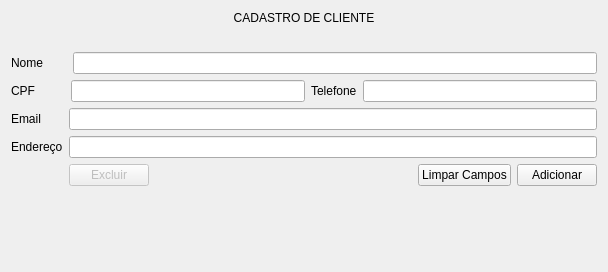
<?xml version="1.0" encoding="UTF-8"?>
<ui version="4.0">
 <class>p_cadCliente</class>
 <widget class="QWidget" name="p_cadCliente">
  <property name="geometry">
   <rect>
    <x>0</x>
    <y>0</y>
    <width>608</width>
    <height>272</height>
   </rect>
  </property>
  <property name="windowTitle">
   <string>Cadastrar Cliente</string>
  </property>
  <layout class="QVBoxLayout" name="verticalLayout_2">
   <item>
    <layout class="QVBoxLayout" name="verticalLayout">
     <item>
      <layout class="QFormLayout" name="formLayout_2">
       <item row="2" column="0">
        <widget class="QLabel" name="label">
         <property name="text">
          <string>Nome       </string>
         </property>
        </widget>
       </item>
       <item row="2" column="1">
        <widget class="QLineEdit" name="campNome"/>
       </item>
       <item row="3" column="0" colspan="2">
        <layout class="QGridLayout" name="gridLayout_2">
         <item row="1" column="2">
          <widget class="QLabel" name="label_4">
           <property name="text">
            <string>Telefone</string>
           </property>
          </widget>
         </item>
         <item row="1" column="3">
          <widget class="QLineEdit" name="campTelefone"/>
         </item>
         <item row="1" column="0">
          <widget class="QLabel" name="label_3">
           <property name="text">
            <string>CPF         </string>
           </property>
          </widget>
         </item>
         <item row="1" column="1">
          <widget class="QLineEdit" name="campCpf"/>
         </item>
        </layout>
       </item>
       <item row="4" column="0" colspan="2">
        <layout class="QGridLayout" name="gridLayout_3">
         <item row="4" column="1">
          <layout class="QHBoxLayout" name="horizontalLayout">
           <item>
            <widget class="QPushButton" name="b_excluir">
             <property name="enabled">
              <bool>false</bool>
             </property>
             <property name="text">
              <string>Excluir</string>
             </property>
            </widget>
           </item>
           <item>
            <spacer name="horizontalSpacer">
             <property name="orientation">
              <enum>Qt::Horizontal</enum>
             </property>
             <property name="sizeHint" stdset="0">
              <size>
               <width>40</width>
               <height>20</height>
              </size>
             </property>
            </spacer>
           </item>
           <item>
            <widget class="QPushButton" name="b_limpar">
             <property name="text">
              <string>Limpar Campos</string>
             </property>
            </widget>
           </item>
           <item>
            <widget class="QPushButton" name="b_novo">
             <property name="text">
              <string>Adicionar</string>
             </property>
            </widget>
           </item>
          </layout>
         </item>
         <item row="3" column="0">
          <widget class="QLabel" name="label_6">
           <property name="text">
            <string>Endereço</string>
           </property>
          </widget>
         </item>
         <item row="3" column="1">
          <widget class="QLineEdit" name="campEndereco"/>
         </item>
         <item row="1" column="1">
          <widget class="QLineEdit" name="campEmail"/>
         </item>
         <item row="1" column="0">
          <widget class="QLabel" name="label_5">
           <property name="text">
            <string>Email</string>
           </property>
          </widget>
         </item>
        </layout>
       </item>
       <item row="0" column="0" colspan="2">
        <widget class="QLabel" name="label_2">
         <property name="styleSheet">
          <string notr="true">font: 14pt &quot;Noto Sans&quot;;</string>
         </property>
         <property name="text">
          <string>&lt;html&gt;&lt;head/&gt;&lt;body&gt;&lt;p align=&quot;center&quot;&gt;CADASTRO DE CLIENTE&lt;/p&gt;&lt;/body&gt;&lt;/html&gt;</string>
         </property>
        </widget>
       </item>
       <item row="1" column="0">
        <spacer name="verticalSpacer">
         <property name="orientation">
          <enum>Qt::Vertical</enum>
         </property>
         <property name="sizeType">
          <enum>QSizePolicy::Minimum</enum>
         </property>
         <property name="sizeHint" stdset="0">
          <size>
           <width>20</width>
           <height>15</height>
          </size>
         </property>
        </spacer>
       </item>
      </layout>
     </item>
    </layout>
   </item>
  </layout>
 </widget>
 <tabstops>
  <tabstop>campNome</tabstop>
  <tabstop>campCpf</tabstop>
  <tabstop>campTelefone</tabstop>
  <tabstop>campEndereco</tabstop>
  <tabstop>b_excluir</tabstop>
  <tabstop>b_novo</tabstop>
  <tabstop>b_limpar</tabstop>
 </tabstops>
 <resources/>
 <connections/>
</ui>
